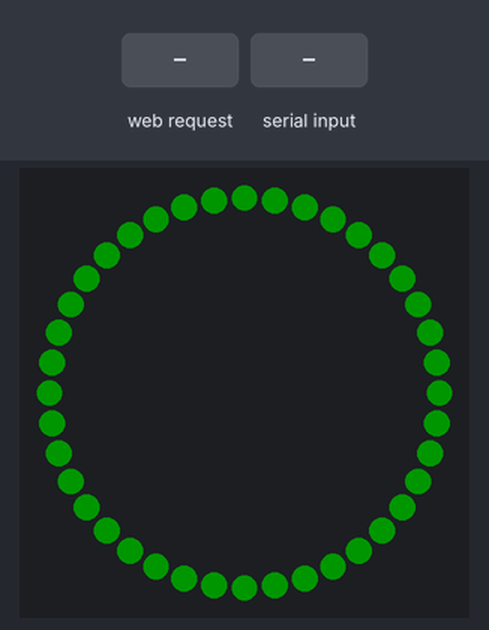
The program below on a simulated ESP32. Shown: 40 RGB LEDs in a ring, first at the top, clockwise. The inputs (shaded band) are chosen by the test bench. Dim RGB values are drawn brighter than linear; WiFi joins after 1.5 s; servers stay silent unless stated; EEPROM starts erased; not simulated (calls return 0 or success): secrets.h; what the program prints to the serial monitor is not drawn.

Above: at 2.9 s.
3.0 s: HTTP request GET /known received
At 3.7 s:
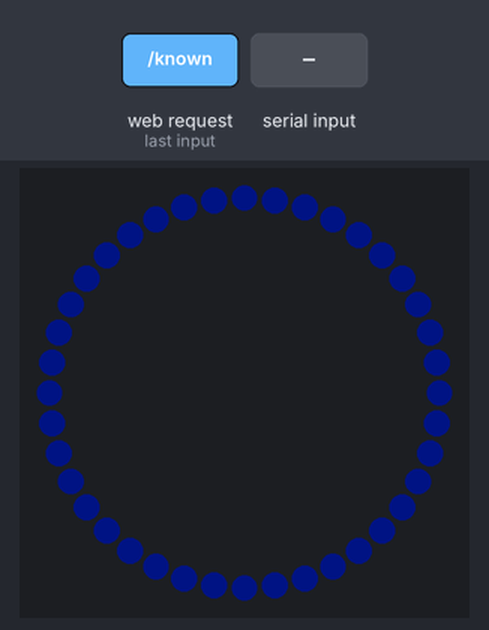
5.0 s: HTTP request GET /unknown received
At 5.23 s:
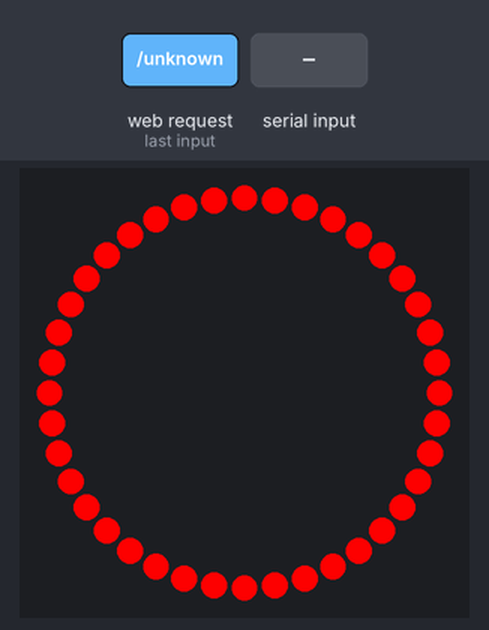
7.4 s: "set ip \n" received over Serial
At 9.47 s:
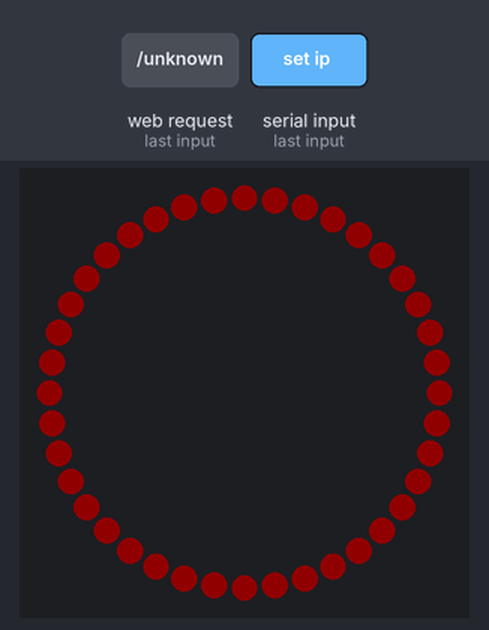
10.4 s: "clear ip\n" received over Serial
12.3 s: HTTP request GET /off received
At 12.74 s:
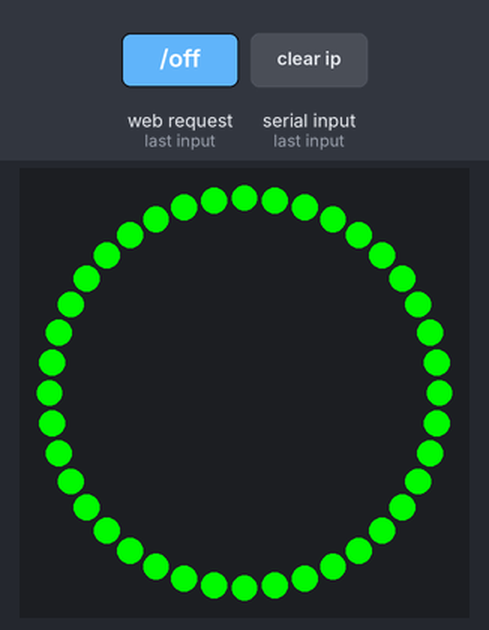
13.8 s: "show\n" received over Serial
Timing chart, 0 to 16.8 s (numbered marks = the images above; inputs shaded):
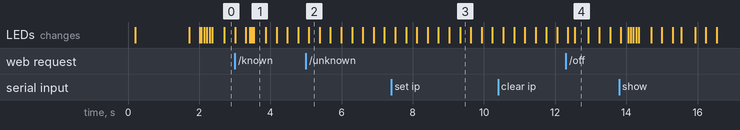

Measured:
- after the input at 3.0 s, the LEDs: first differ from a run without the input after 0.31 s (image 1 shows a later state)
- after the input at 5.0 s, the LEDs: change after 0.08 s (image 2)
- after the input at 12.3 s, the LEDs: first change after 0.06 s (image 4 shows a later state)

The program:

main.cpp
```cpp
// =============================================================================
//  databox beacon  —  ESP32
// =============================================================================
//  A small standalone "beacon" that mirrors the state of the whole room. It
//  started life as the POC receiver for a single portable reader; it now takes
//  its cue from the CONTROL CONSOLE, which pushes the room's overall state to
//  every beacon at once:
//
//    /unknown  -> any set on the console is in error (or a board has failed)
//    /known    -> ALL five sets are known (the room has solved it)
//    /off      -> the console is back to default
//
//  This device:
//    - Joins the venue WiFi as a CLIENT (SSID/password from secrets.h). It no
//      longer hosts an access point.
//    - Takes a STATIC IP stored in NVS so each unit can be addressed without
//      recompiling: set it over serial with `set ip 192.168.50.51`. With no IP
//      configured it falls back to DHCP and prints the address it got.
//    - Drives a single 40-px WS2812B ring/strip (no other hardware).
//    - Exposes the same three endpoints (GET or POST):
//        /known    -> LEDs pulse through shades of blue
//        /unknown  -> urgent red breath
//        /off      -> return to idle (slow green pulse)
//
//  Springtrap lesson: the async HTTP handlers NEVER touch FastLED. They just
//  enqueue the requested mode; loop() drains the queue and owns every LED op,
//  so there's no concurrent access from the AsyncTCP task.
// =============================================================================

#include <Arduino.h>
#include <WiFi.h>
#include <ESPAsyncWebServer.h>
#include <FastLED.h>
#include <Preferences.h>
#include "secrets.h"   // WIFI_SSID / WIFI_PASSWORD (git-ignored)

// -----------------------------------------------------------------------------
//  Hardware
// -----------------------------------------------------------------------------
#define PIN_RING     13
#define NUM_LEDS     40
static CRGB ring[NUM_LEDS];

// -----------------------------------------------------------------------------
//  Network — a client on the venue AP, at a static IP held in NVS so the same
//  binary can be flashed to every beacon and addressed individually afterwards.
// -----------------------------------------------------------------------------
static const IPAddress GATEWAY    (192, 168, 50,  1);
static const IPAddress SUBNET     (255, 255, 255, 0);
static const IPAddress DNS_SERVER (192, 168, 50,  1);

static Preferences prefs;
static const char* PREF_NS     = "beacon";
static const char* PREF_KEY_IP = "ip";
static String staticIp;          // "" = DHCP

AsyncWebServer server(80);

// -----------------------------------------------------------------------------
//  Modes
// -----------------------------------------------------------------------------
enum Mode { MODE_IDLE, MODE_KNOWN, MODE_UNKNOWN };
static Mode currentMode = MODE_IDLE;

// HTTP handlers (async task) enqueue a mode; loop() applies it.
static QueueHandle_t modeQueue = NULL;

// Idle glow: a slow green pulse. Hue 96 is FastLED's pure green; drop toward 85
// for a yellower green, up toward 110 for a cooler one.
static const uint8_t IDLE_HUE   = 96;
static const uint8_t IDLE_BPM   = 20;   // pulse rate
static const uint8_t IDLE_MIN_V = 25;   // dimmest point of the breath
static const uint8_t IDLE_MAX_V = 255;  // brightest point

// Unknown mode: an urgent red breath — deliberately faster than the idle pulse
// so the room reads it as agitation.
static const uint8_t  ALERT_HUE   = 0;    // red
static const uint8_t  ALERT_BPM   = 50;   // vs IDLE_BPM 20 — noticeably quicker
static const uint8_t  ALERT_MIN_V = 60;   // never fully dark; it stays a red presence
static const uint8_t  ALERT_MAX_V = 255;

// -----------------------------------------------------------------------------
//  Stored config (NVS)
// -----------------------------------------------------------------------------
static void loadConfig() {
    prefs.begin(PREF_NS, false);
    staticIp = prefs.isKey(PREF_KEY_IP) ? prefs.getString(PREF_KEY_IP, "") : String("");
    prefs.end();
}

static void saveStaticIp(const String& ip) {
    prefs.begin(PREF_NS, false);
    prefs.putString(PREF_KEY_IP, ip);
    prefs.end();
    staticIp = ip;
}

static void clearStaticIp() {
    prefs.begin(PREF_NS, false);
    prefs.remove(PREF_KEY_IP);
    prefs.end();
    staticIp = "";
}

static void printConfig() {
    Serial.println(F("---- config ----"));
    Serial.print(F("Static IP: "));
    Serial.println(staticIp.length() ? staticIp : String("(unset — using DHCP)"));
    Serial.print(F("WiFi:      "));
    Serial.println(WiFi.status() == WL_CONNECTED ? WiFi.localIP().toString() : String("(not connected)"));
    Serial.print(F("Mode:      "));
    Serial.println(currentMode == MODE_KNOWN ? "known" : currentMode == MODE_UNKNOWN ? "unknown" : "idle");
    Serial.println(F("----------------"));
}

// Parse one serial command: set ip <addr> | clear ip | show config.
static void handleConfigCommand(String cmd) {
    cmd.trim();
    if (cmd.startsWith("set ip ")) {
        String ip = cmd.substring(7);
        ip.trim();
        IPAddress probe;
        if (!probe.fromString(ip)) {
            Serial.print(F("Not a valid IPv4 address: "));
            Serial.println(ip);
            return;
        }
        saveStaticIp(ip);
        Serial.print(F("Static IP set to: "));
        Serial.println(staticIp);
        Serial.println(F("Reboot (or power-cycle) for it to take effect."));
    } else if (cmd == "clear ip") {
        clearStaticIp();
        Serial.println(F("Static IP cleared — will use DHCP after a reboot."));
    } else if (cmd == "show config" || cmd == "show") {
        printConfig();
    } else if (cmd == "help" || cmd == "?") {
        Serial.println(F("Commands: set ip <addr> | clear ip | show config"));
    } else {
        Serial.print(F("Unknown command: "));
        Serial.println(cmd);
        Serial.println(F("Try: set ip <addr> | clear ip | show config"));
    }
}

// Non-blocking: accumulate a line from serial and dispatch it on newline.
static void pollSerialConfig() {
    static String line;
    while (Serial.available()) {
        char c = (char)Serial.read();
        if (c == '\r') continue;
        if (c == '\n') {
            if (line.length()) handleConfigCommand(line);
            line = "";
        } else if (line.length() < 120) {
            line += c;
        }
    }
}

// -----------------------------------------------------------------------------
//  Mode application + animations (all in loop() context)
// -----------------------------------------------------------------------------
static void applyMode(Mode m) {
    currentMode = m;
    switch (m) {
        case MODE_IDLE:
            Serial.println("Mode: IDLE (green pulse)");
            break;   // animated continuously in updateIdle()
        case MODE_KNOWN:
            Serial.println("Mode: KNOWN (pulsing blue)");
            break;   // animated continuously in updateKnown()
        case MODE_UNKNOWN:
            Serial.println("Mode: UNKNOWN (red breath)");
            break;   // animated continuously in updateUnknown()
    }
}

static void updateIdle() {
    // Gentle idle glow: a slow green pulse — the room is calm and nominal.
    uint8_t v = beatsin8(IDLE_BPM, IDLE_MIN_V, IDLE_MAX_V);
    fill_solid(ring, NUM_LEDS, CHSV(IDLE_HUE, 255, v));
    FastLED.show();
}

static void updateKnown() {
    // Pulse through shades of blue: brightness breathes while the hue drifts
    // across the blue range.
    uint8_t v = beatsin8(30, 40, 255);    // brightness ~30 BPM
    uint8_t h = beatsin8(15, 150, 175);   // hue wanders within the blues
    fill_solid(ring, NUM_LEDS, CHSV(h, 255, v));
    FastLED.show();
}

static void updateUnknown() {
    // Urgent red breath — same shape as the idle pulse, just faster and red.
    uint8_t v = beatsin8(ALERT_BPM, ALERT_MIN_V, ALERT_MAX_V);
    fill_solid(ring, NUM_LEDS, CHSV(ALERT_HUE, 255, v));
    FastLED.show();
}

// -----------------------------------------------------------------------------
//  WiFi + web server
// -----------------------------------------------------------------------------
static void connectWifi() {
    Serial.printf("WiFi: connecting to \"%s\" ...\n", WIFI_SSID);
    WiFi.mode(WIFI_STA);

    if (staticIp.length()) {
        IPAddress ip;
        if (ip.fromString(staticIp)) {
            if (!WiFi.config(ip, GATEWAY, SUBNET, DNS_SERVER)) {
                Serial.println("WiFi: static IP config failed — falling back to DHCP.");
            }
        } else {
            Serial.printf("WiFi: stored IP \"%s\" is invalid — using DHCP.\n", staticIp.c_str());
        }
    } else {
        Serial.println("WiFi: no static IP set — using DHCP. Set one with 'set ip <addr>'.");
    }

    WiFi.begin(WIFI_SSID, WIFI_PASSWORD);
    unsigned long start = millis();
    while (WiFi.status() != WL_CONNECTED && millis() - start < 15000) {
        delay(250);
        Serial.print('.');
    }
    Serial.println();
    if (WiFi.status() == WL_CONNECTED) {
        Serial.print("WiFi: connected, IP ");
        Serial.println(WiFi.localIP());
    } else {
        Serial.println("WiFi: not connected (continuing offline — lights still run).");
    }
}

static void queueMode(Mode m) {
    if (modeQueue) xQueueSend(modeQueue, &m, 0);
}

static void setupWebServer() {
    server.on("/known", HTTP_ANY, [](AsyncWebServerRequest *req) {
        queueMode(MODE_KNOWN);
        req->send(200, "text/plain", "known");
    });
    server.on("/unknown", HTTP_ANY, [](AsyncWebServerRequest *req) {
        queueMode(MODE_UNKNOWN);
        req->send(200, "text/plain", "unknown");
    });
    server.on("/off", HTTP_ANY, [](AsyncWebServerRequest *req) {
        queueMode(MODE_IDLE);   // "off" endpoint returns to the idle glow
        req->send(200, "text/plain", "off");
    });
    server.on("/", HTTP_GET, [](AsyncWebServerRequest *req) {
        req->send(200, "text/plain",
                  "databox beacon\nendpoints (GET or POST): /known /unknown /off\n");
    });
    server.onNotFound([](AsyncWebServerRequest *req) {
        req->send(404, "text/plain", "not found");
    });
    server.begin();
}

// -----------------------------------------------------------------------------
//  Setup / loop
// -----------------------------------------------------------------------------
void setup() {
    Serial.begin(115200);
    delay(200);
    Serial.println("\ndatabox beacon booting...");

    FastLED.addLeds<WS2812B, PIN_RING, GRB>(ring, NUM_LEDS);
    FastLED.setBrightness(255);
    fill_solid(ring, NUM_LEDS, CRGB::Black);   // idle glow takes over in loop()
    FastLED.show();

    modeQueue = xQueueCreate(8, sizeof(Mode));

    loadConfig();
    connectWifi();
    setupWebServer();
    Serial.println("HTTP server up. Endpoints: /known /unknown /off");
    Serial.println("Config: set ip <addr> | clear ip | show config");
}

void loop() {
    pollSerialConfig();

    Mode m;
    if (modeQueue && xQueueReceive(modeQueue, &m, 0) == pdTRUE) {
        applyMode(m);
    }
    switch (currentMode) {
        case MODE_KNOWN:   updateKnown();   break;
        case MODE_UNKNOWN: updateUnknown(); break;
        case MODE_IDLE:    updateIdle();    break;
    }
    delay(5);
}
```
